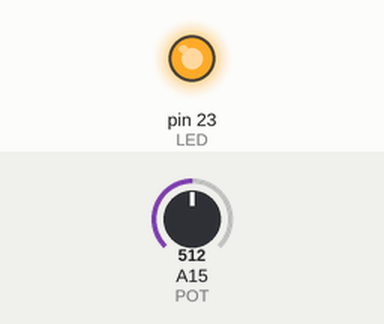
This sketch was run on a simulated Arduino Mega 2560, built with avr-gcc and run on an emulated ATmega2560. Parts: output pins drawn as LEDs (lit = HIGH). Dashed ring = blinking. Inputs (shaded band) come from the test bench; at power-on: A15 (POT) = 512. What the sketch prints to the serial monitor is not drawn.

Above: at 1.3 s.
1.4 s: A15 (POT) set to 0
At 2.7 s:
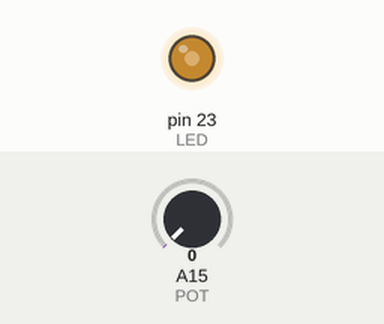
3.0 s: A15 (POT) set to 4
6.1 s: A15 (POT) set to 306
At 6.55 s:
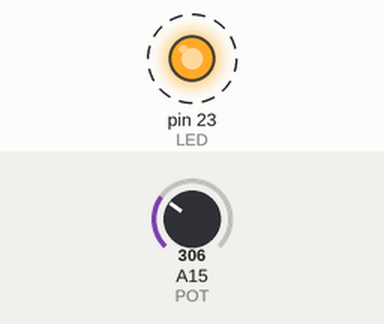
Timing chart, 0 to 15.2 s (numbered marks = the images above; inputs shaded):
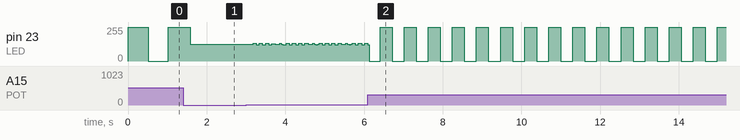

Measured:
- by itself, pin 23 (LED): alternates 255/255 for 0.31 s and 0/255 for 0.31 s

The sketch:

Blink.ino
```cpp
#include <math.h>
#define LED 23
#define POT 15

// the setup function runs once when you press reset or power the board
void setup() {
  // initialize digital pin LED_BUILTIN as an output.
  pinMode(LED, OUTPUT);
  Serial.begin (115200);
}

int readPot(){
  int val = analogRead(POT);
  Serial.println(val);
  return val;
}

// the loop function runs over and over again forever
void loop() {
  digitalWrite (LED, HIGH); // vklyuchva svetodioda
  delay (readPot()); // izchakava
  digitalWrite (LED, LOW); // izklyuchva svetodioda
  delay (readPot()); // izchakava                       // wait for a second
}
```
